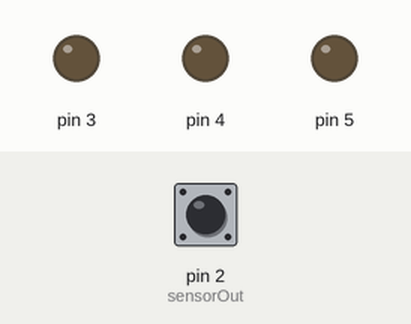
Bench run of a sketch on a simulated Arduino Uno, built with avr-gcc and run on an emulated ATmega328P. Shown: output pins drawn as LEDs (lit = HIGH). Inputs (shaded band) come from the test bench; at power-on: pin 2 (sensorOut) LOW. Pins used as bus, display or sensor lines are not drawn; what the sketch prints to the serial monitor is not drawn.

Above: at 1.2 s.
1.3 s: pin 2 (sensorOut) pulsed HIGH 2 times (0.12 s each, 0.3 s apart)
At 3.6 s:
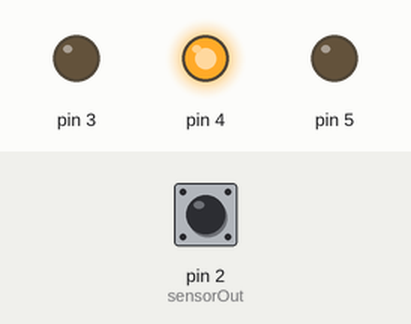
Timing chart, 0 to 6.3 s (numbered marks = the images above; inputs shaded):
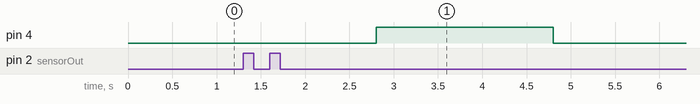

The sketch:

ColorSensing.ino
```cpp
#define S0 8
#define S1 9
#define S2 6
#define S3 7
#define sensorOut 2

//Calibration
#define RED_LOW_PARA 40
#define RED_HIGH_PARA 200
#define GREEN_LOW_PARA 50
#define GREEN_HIGH_PARA 300
#define BLUE_LOW_PARA 50
#define BLUE_HIGH_PARA 300

int blue=0;
int red=0;
int green=0;
int frequency = 0;

void setup() {

  pinMode(S0, OUTPUT);
  pinMode(S1, OUTPUT);
  pinMode(S2, OUTPUT);
  pinMode(S3, OUTPUT);
  pinMode(sensorOut, INPUT);

  digitalWrite(S0, HIGH);
  digitalWrite(S1, LOW);

  pinMode(3, OUTPUT);
  pinMode(4, OUTPUT);
  pinMode(5, OUTPUT);

  Serial.begin(9600);
}

void loop() {

digitalWrite(S2, LOW);
digitalWrite(S3, LOW);

frequency = pulseIn(sensorOut, LOW);
frequency= map(frequency, RED_HIGH_PARA, RED_LOW_PARA, 255, 0);
red = frequency;

Serial.print("R= ");
Serial.print(frequency);
Serial.print("  ");
delay(100);

digitalWrite(S2, HIGH);
digitalWrite(S3, HIGH);

frequency = pulseIn(sensorOut, LOW);
frequency= map(frequency, GREEN_HIGH_PARA, GREEN_LOW_PARA, 255, 0);
green = frequency;

Serial.print("G= ");
Serial.print(frequency);
Serial.print("  ");
delay(100);

digitalWrite(S2, LOW);
digitalWrite(S3, HIGH);

frequency = pulseIn(sensorOut, LOW);
frequency= map(frequency, BLUE_HIGH_PARA, BLUE_LOW_PARA, 255, 0);
blue = frequency;

Serial.print("B= ");
Serial.print(frequency);
Serial.print("  ");
delay(100);
Serial.print("-----------------");
if(red>blue && red>green){
  Serial.print("RED");
  digitalWrite(3, HIGH);
}
if(blue>red && blue>green){
  Serial.print("BLUE");
    digitalWrite(4, HIGH);
  }
if(green>blue && green>red){
  Serial.print("GREEN");
    digitalWrite(5, HIGH);
  }
Serial.print("-----------------");
Serial.println(" ");

delay(2000);
    digitalWrite(3, LOW);
        digitalWrite(4, LOW);
            digitalWrite(5, LOW);
}
```

Measured:
- after the input at 1.3 s, pin 4: LOW → HIGH after 1.5 s, → LOW 2.0 s later
